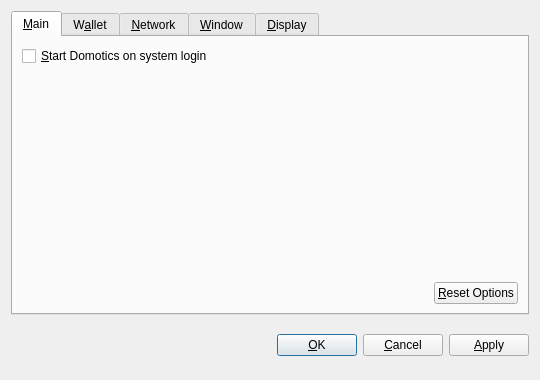
<?xml version="1.0" encoding="UTF-8"?>
<ui version="4.0">
 <class>OptionsDialog</class>
 <widget class="QDialog" name="OptionsDialog">
  <property name="geometry">
   <rect>
    <x>0</x>
    <y>0</y>
    <width>540</width>
    <height>380</height>
   </rect>
  </property>
  <property name="windowTitle">
   <string>Options</string>
  </property>
  <property name="modal">
   <bool>true</bool>
  </property>
  <layout class="QVBoxLayout" name="verticalLayout">
   <item>
    <widget class="QTabWidget" name="tabWidget">
     <property name="tabPosition">
      <enum>QTabWidget::North</enum>
     </property>
     <property name="currentIndex">
      <number>0</number>
     </property>
     <widget class="QWidget" name="tabMain">
      <attribute name="title">
       <string>&amp;Main</string>
      </attribute>
      <layout class="QVBoxLayout" name="verticalLayout_Main">
       <item>
        <widget class="QCheckBox" name="bitcoinAtStartup">
         <property name="toolTip">
          <string>Automatically start Domotics after logging in to the system.</string>
         </property>
         <property name="text">
          <string>&amp;Start Domotics on system login</string>
         </property>
        </widget>
       </item>
       <item>
        <spacer name="verticalSpacer_Main">
         <property name="orientation">
          <enum>Qt::Vertical</enum>
         </property>
         <property name="sizeHint" stdset="0">
          <size>
           <width>20</width>
           <height>40</height>
          </size>
         </property>
        </spacer>
       </item>
       <item>
        <layout class="QHBoxLayout" name="horizontalLayout_2_Main">
         <item>
          <spacer name="horizontalSpacer_2_Main">
           <property name="orientation">
            <enum>Qt::Horizontal</enum>
           </property>
           <property name="sizeHint" stdset="0">
            <size>
             <width>40</width>
             <height>20</height>
            </size>
           </property>
          </spacer>
         </item>
         <item>
          <widget class="QPushButton" name="resetButton">
           <property name="toolTip">
            <string>Reset all client options to default.</string>
           </property>
           <property name="text">
            <string>&amp;Reset Options</string>
           </property>
           <property name="autoDefault">
            <bool>false</bool>
           </property>
          </widget>
         </item>
        </layout>
       </item>
      </layout>
     </widget>
     <widget class="QWidget" name="tabWallet">
      <attribute name="title">
       <string>W&amp;allet</string>
      </attribute>
      <layout class="QVBoxLayout" name="verticalLayout_Network">
       <item>
        <widget class="QLabel" name="transactionFeeInfoLabel">
         <property name="text">
          <string>Optional transaction fee per kB that helps make sure your transactions are processed quickly. Most transactions are 1 kB.</string>
         </property>
         <property name="textFormat">
          <enum>Qt::PlainText</enum>
         </property>
         <property name="wordWrap">
          <bool>true</bool>
         </property>
        </widget>
       </item>
       <item>
        <layout class="QHBoxLayout" name="horizontalLayout_1_Main">
         <item>
          <widget class="QLabel" name="transactionFeeLabel">
           <property name="text">
            <string>Pay transaction &amp;fee</string>
           </property>
           <property name="textFormat">
            <enum>Qt::PlainText</enum>
           </property>
           <property name="buddy">
            <cstring>transactionFee</cstring>
           </property>
          </widget>
         </item>
         <item>
          <widget class="BitcoinAmountField" name="transactionFee"/>
         </item>
         <item>
          <spacer name="horizontalSpacer_1_Main">
           <property name="orientation">
            <enum>Qt::Horizontal</enum>
           </property>
           <property name="sizeHint" stdset="0">
            <size>
             <width>40</width>
             <height>20</height>
            </size>
           </property>
          </spacer>
         </item>
        </layout>
       </item>
       <item>
        <widget class="QLabel" name="label">
         <property name="text">
          <string>If you disable the spending of unconfirmed change, the change from a transaction cannot be used until that transaction has at least one confirmation. This also affects how your balance is computed.</string>
         </property>
         <property name="wordWrap">
          <bool>true</bool>
         </property>
        </widget>
       </item>
       <item>
        <widget class="QCheckBox" name="spendZeroConfChange">
         <property name="text">
          <string>Spend unconfirmed change  (experts only)</string>
         </property>
        </widget>
       </item>
       <item>
        <spacer name="verticalSpacer">
         <property name="orientation">
          <enum>Qt::Vertical</enum>
         </property>
         <property name="sizeHint" stdset="0">
          <size>
           <width>20</width>
           <height>40</height>
          </size>
         </property>
        </spacer>
       </item>
      </layout>
     </widget>
     <widget class="QWidget" name="tabNetwork">
      <attribute name="title">
       <string>&amp;Network</string>
      </attribute>
      <layout class="QVBoxLayout" name="verticalLayout_Network">
       <item>
        <widget class="QCheckBox" name="mapPortUpnp">
         <property name="toolTip">
          <string>Automatically open the Domotics client port on the router. This only works when your router supports UPnP and it is enabled.</string>
         </property>
         <property name="text">
          <string>Map port using &amp;UPnP</string>
         </property>
        </widget>
       </item>
       <item>
        <widget class="QCheckBox" name="connectSocks">
         <property name="toolTip">
          <string>Connect to the Domotics network through a SOCKS proxy (e.g. when connecting through Tor).</string>
         </property>
         <property name="text">
          <string>&amp;Connect through SOCKS proxy:</string>
         </property>
        </widget>
       </item>
       <item>
        <layout class="QHBoxLayout" name="horizontalLayout_Network">
         <item>
          <widget class="QLabel" name="proxyIpLabel">
           <property name="text">
            <string>Proxy &amp;IP:</string>
           </property>
           <property name="textFormat">
            <enum>Qt::PlainText</enum>
           </property>
           <property name="buddy">
            <cstring>proxyIp</cstring>
           </property>
          </widget>
         </item>
         <item>
          <widget class="QValidatedLineEdit" name="proxyIp">
           <property name="maximumSize">
            <size>
             <width>140</width>
             <height>16777215</height>
            </size>
           </property>
           <property name="toolTip">
            <string>IP address of the proxy (e.g. 127.0.0.1)</string>
           </property>
          </widget>
         </item>
         <item>
          <widget class="QLabel" name="proxyPortLabel">
           <property name="text">
            <string>&amp;Port:</string>
           </property>
           <property name="textFormat">
            <enum>Qt::PlainText</enum>
           </property>
           <property name="buddy">
            <cstring>proxyPort</cstring>
           </property>
          </widget>
         </item>
         <item>
          <widget class="QLineEdit" name="proxyPort">
           <property name="maximumSize">
            <size>
             <width>55</width>
             <height>16777215</height>
            </size>
           </property>
           <property name="toolTip">
            <string>Port of the proxy (e.g. 9050)</string>
           </property>
          </widget>
         </item>
         <item>
          <widget class="QLabel" name="socksVersionLabel">
           <property name="text">
            <string>SOCKS &amp;Version:</string>
           </property>
           <property name="textFormat">
            <enum>Qt::PlainText</enum>
           </property>
           <property name="buddy">
            <cstring>socksVersion</cstring>
           </property>
          </widget>
         </item>
         <item>
          <widget class="QValueComboBox" name="socksVersion">
           <property name="toolTip">
            <string>SOCKS version of the proxy (e.g. 5)</string>
           </property>
          </widget>
         </item>
         <item>
          <spacer name="horizontalSpacer_Network">
           <property name="orientation">
            <enum>Qt::Horizontal</enum>
           </property>
           <property name="sizeHint" stdset="0">
            <size>
             <width>40</width>
             <height>20</height>
            </size>
           </property>
          </spacer>
         </item>
        </layout>
       </item>
       <item>
        <spacer name="verticalSpacer_Network">
         <property name="orientation">
          <enum>Qt::Vertical</enum>
         </property>
         <property name="sizeHint" stdset="0">
          <size>
           <width>20</width>
           <height>40</height>
          </size>
         </property>
        </spacer>
       </item>
      </layout>
     </widget>
     <widget class="QWidget" name="tabWindow">
      <attribute name="title">
       <string>&amp;Window</string>
      </attribute>
      <layout class="QVBoxLayout" name="verticalLayout_Window">
       <item>
        <widget class="QCheckBox" name="minimizeToTray">
         <property name="toolTip">
          <string>Show only a tray icon after minimizing the window.</string>
         </property>
         <property name="text">
          <string>&amp;Minimize to the tray instead of the taskbar</string>
         </property>
        </widget>
       </item>
       <item>
        <widget class="QCheckBox" name="minimizeOnClose">
         <property name="toolTip">
          <string>Minimize instead of exit the application when the window is closed. When this option is enabled, the application will be closed only after selecting Quit in the menu.</string>
         </property>
         <property name="text">
          <string>M&amp;inimize on close</string>
         </property>
        </widget>
       </item>
       <item>
        <spacer name="verticalSpacer_Window">
         <property name="orientation">
          <enum>Qt::Vertical</enum>
         </property>
         <property name="sizeHint" stdset="0">
          <size>
           <width>20</width>
           <height>40</height>
          </size>
         </property>
        </spacer>
       </item>
      </layout>
     </widget>
     <widget class="QWidget" name="tabDisplay">
      <attribute name="title">
       <string>&amp;Display</string>
      </attribute>
      <layout class="QVBoxLayout" name="verticalLayout_Display">
       <item>
        <layout class="QHBoxLayout" name="horizontalLayout_1_Display">
         <item>
          <widget class="QLabel" name="langLabel">
           <property name="text">
            <string>User Interface &amp;language:</string>
           </property>
           <property name="textFormat">
            <enum>Qt::PlainText</enum>
           </property>
           <property name="buddy">
            <cstring>lang</cstring>
           </property>
          </widget>
         </item>
         <item>
          <widget class="QValueComboBox" name="lang">
           <property name="toolTip">
            <string>The user interface language can be set here. This setting will take effect after restarting Domotics.</string>
           </property>
          </widget>
         </item>
        </layout>
       </item>
       <item>
        <layout class="QHBoxLayout" name="horizontalLayout_2_Display">
         <item>
          <widget class="QLabel" name="unitLabel">
           <property name="text">
            <string>&amp;Unit to show amounts in:</string>
           </property>
           <property name="textFormat">
            <enum>Qt::PlainText</enum>
           </property>
           <property name="buddy">
            <cstring>unit</cstring>
           </property>
          </widget>
         </item>
         <item>
          <widget class="QValueComboBox" name="unit">
           <property name="toolTip">
            <string>Choose the default subdivision unit to show in the interface and when sending coins.</string>
           </property>
          </widget>
         </item>
        </layout>
       </item>
       <item>
        <widget class="QCheckBox" name="displayAddresses">
         <property name="toolTip">
          <string>Whether to show Domotics addresses in the transaction list or not.</string>
         </property>
         <property name="text">
          <string>&amp;Display addresses in transaction list</string>
         </property>
        </widget>
       </item>
       <item>
        <widget class="QCheckBox" name="coinControlFeatures">
         <property name="toolTip">
          <string>Whether to show coin control features or not.</string>
         </property>
         <property name="text">
          <string>Display coin &amp;control features (experts only!)</string>
         </property>
        </widget>
       </item>
       <item>
        <spacer name="verticalSpacer_Display">
         <property name="orientation">
          <enum>Qt::Vertical</enum>
         </property>
         <property name="sizeHint" stdset="0">
          <size>
           <width>20</width>
           <height>40</height>
          </size>
         </property>
        </spacer>
       </item>
      </layout>
     </widget>
    </widget>
   </item>
   <item>
    <layout class="QHBoxLayout" name="horizontalLayout_Buttons">
     <item>
      <spacer name="horizontalSpacer_1">
       <property name="orientation">
        <enum>Qt::Horizontal</enum>
       </property>
       <property name="sizeHint" stdset="0">
        <size>
         <width>40</width>
         <height>48</height>
        </size>
       </property>
      </spacer>
     </item>
     <item>
      <widget class="QLabel" name="statusLabel">
       <property name="font">
        <font>
         <weight>75</weight>
         <bold>true</bold>
        </font>
       </property>
       <property name="text">
        <string/>
       </property>
       <property name="textFormat">
        <enum>Qt::PlainText</enum>
       </property>
       <property name="wordWrap">
        <bool>true</bool>
       </property>
      </widget>
     </item>
     <item>
      <spacer name="horizontalSpacer_2">
       <property name="orientation">
        <enum>Qt::Horizontal</enum>
       </property>
       <property name="sizeHint" stdset="0">
        <size>
         <width>40</width>
         <height>48</height>
        </size>
       </property>
      </spacer>
     </item>
     <item>
      <widget class="QPushButton" name="okButton">
       <property name="text">
        <string>&amp;OK</string>
       </property>
      </widget>
     </item>
     <item>
      <widget class="QPushButton" name="cancelButton">
       <property name="text">
        <string>&amp;Cancel</string>
       </property>
       <property name="autoDefault">
        <bool>false</bool>
       </property>
      </widget>
     </item>
     <item>
      <widget class="QPushButton" name="applyButton">
       <property name="text">
        <string>&amp;Apply</string>
       </property>
       <property name="autoDefault">
        <bool>false</bool>
       </property>
      </widget>
     </item>
    </layout>
   </item>
  </layout>
 </widget>
 <customwidgets>
  <customwidget>
   <class>BitcoinAmountField</class>
   <extends>QSpinBox</extends>
   <header>bitcoinamountfield.h</header>
  </customwidget>
  <customwidget>
   <class>QValueComboBox</class>
   <extends>QComboBox</extends>
   <header>qvaluecombobox.h</header>
  </customwidget>
  <customwidget>
   <class>QValidatedLineEdit</class>
   <extends>QLineEdit</extends>
   <header>qvalidatedlineedit.h</header>
  </customwidget>
 </customwidgets>
 <resources/>
 <connections/>
</ui>
